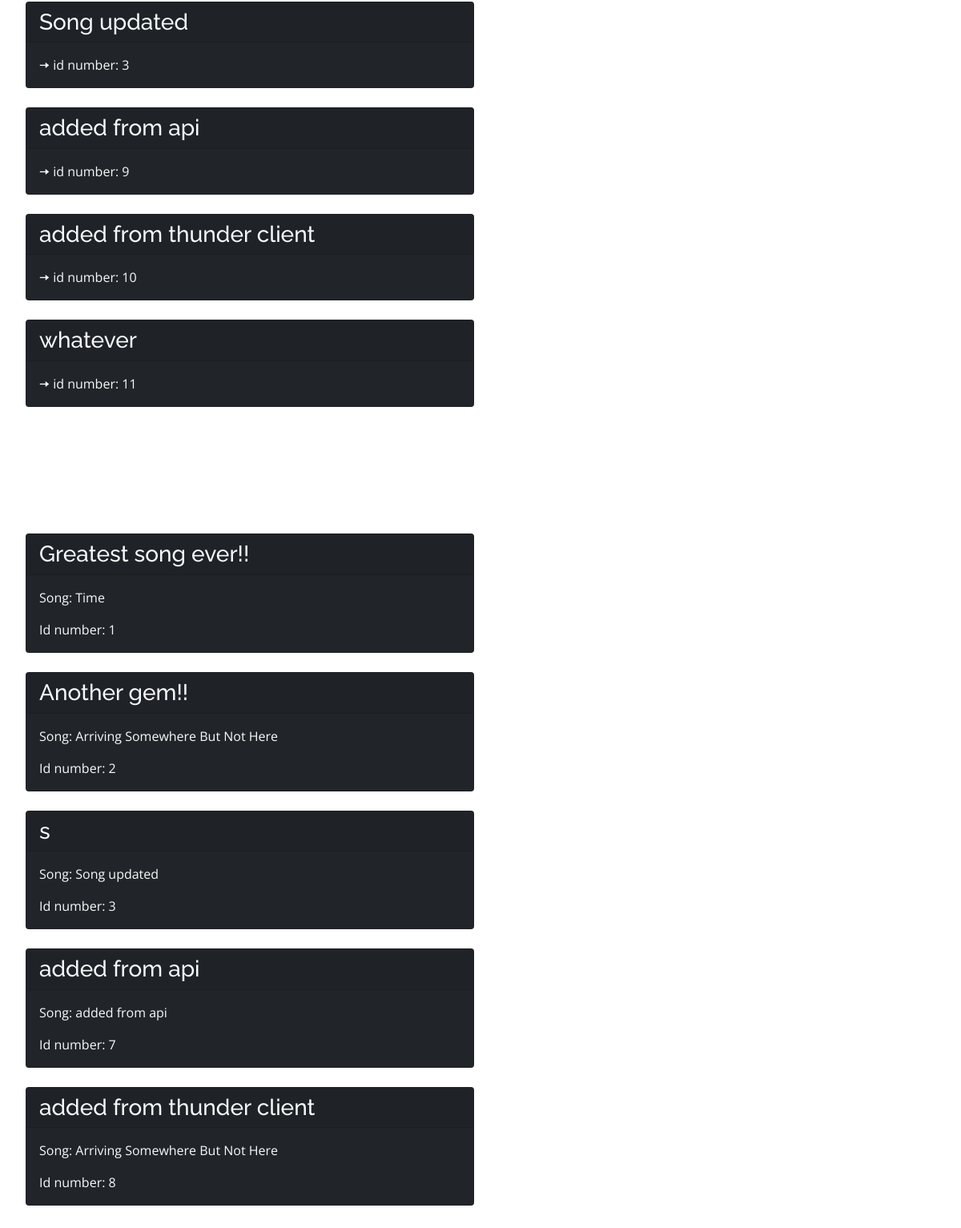
The page /fav-and-opinion (lower part) on the database as committed earlier.
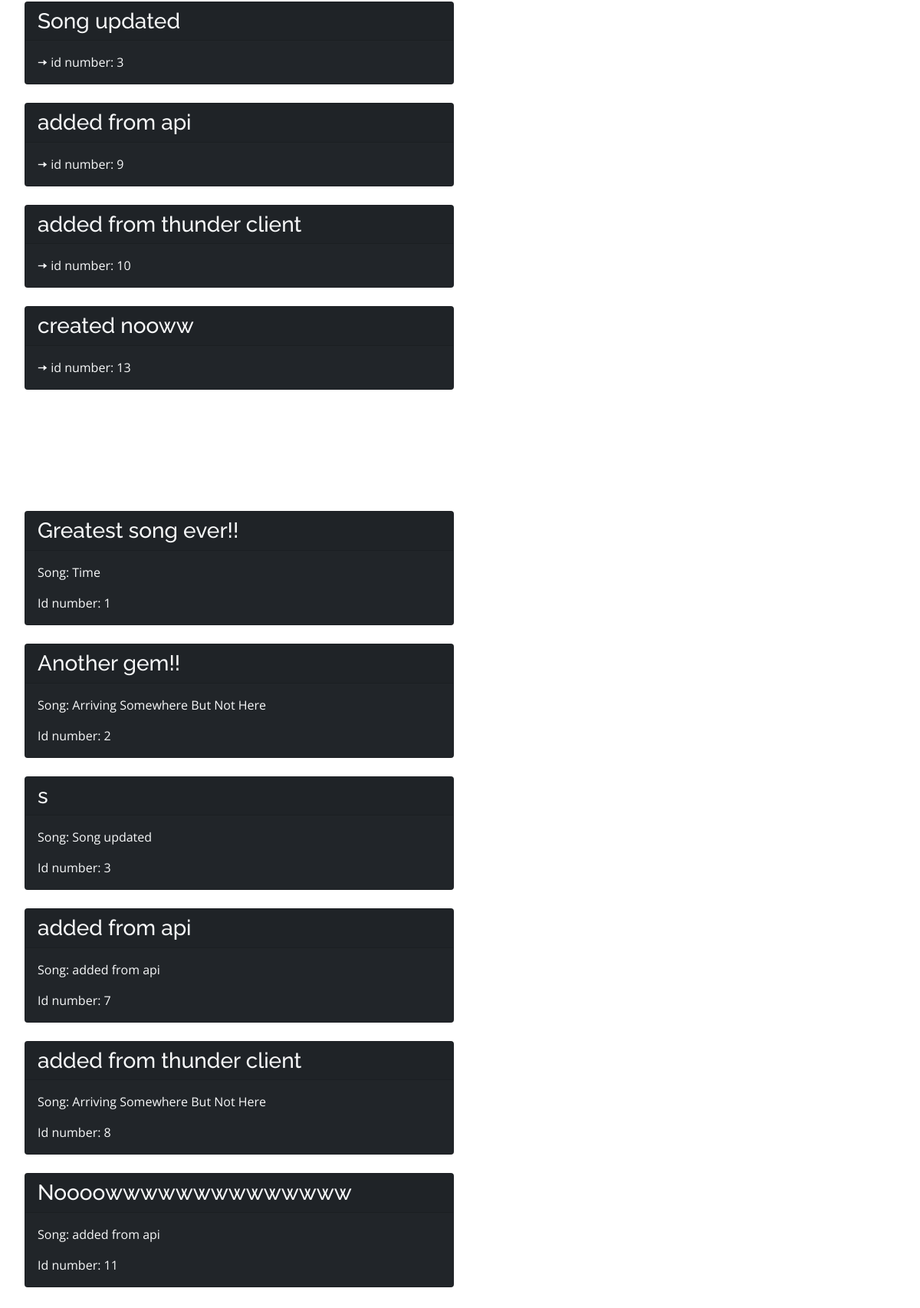
The same page on the database as committed later.
### favsongsapp/models.py (models this page shows, shortened)
class Fav(models.Model):
    song_title = models.CharField(max_length=100)
    artist = models.CharField(max_length=100)
    album = models.CharField(max_length=100)
    year_of_release = models.DateField()
    rating = models.IntegerField(blank=False, null=False)
    reviewer = models.ForeignKey(get_user_model(), on_delete=models.CASCADE, blank=False, null=False)
    def __str__(self):
        return self.song_title

class Opinion(models.Model):
    song = models.ForeignKey(Fav, on_delete=models.SET_DEFAULT, default=1, blank=False, null=False)
    opinion = models.TextField(max_length=500, blank=False, null=False)
    reviewer = models.ForeignKey(get_user_model(), on_delete=models.CASCADE, blank=False, null=False)

### favsongsapp/views.py (the view)
# urls.py: path("fav-and-opinion", fav_and_opinion_view, name="fav_and_opinion"),
def fav_and_opinion_view(request):
    fav_list = Fav.objects.all()
    opinion_list = Opinion.objects.all()
    context = {}
    context['favorite_list'] = fav_list
    context['opinion_list'] = opinion_list
    return render(request, 'rendering.html', context)

### templates/rendering.html (shortened to what this page needs)
{% extends '_base.html' %}
{% block main %}
<br>
<br>
<ul>
    {% for fav in favorite_list %}
    <div class="card text-light bg-dark" style="width: 35rem;">
        <h3 class="card-header">{{fav.song_title}}</h3>
        <div class="card-body">
          <p class="card-text">🠆 id number: {{fav.id}} </p>
        </div>
      </div>
      <br>
    {% endfor %}
</ul>
<br>
<br>
<br>
<h2> Favorite Opinions  </h2>
<ul>
    {% for opinion in opinion_list %}
    <div class="card text-light bg-dark" style="width: 35rem;">
        <h3 class="card-header">{{opinion.opinion}}  </h3>
        <div class="card-body">
          <p class="card-text">Song: {{opinion.song}} </p>
          <p class="card-text">Id number: {{opinion.id}} </p>
        </div>
      </div>
      <br>
    {% endfor %}
</ul>
{% endblock%}

Rows that differ between the two databases and show on the page:
removed Fav: song_title "whatever", id "11"
added Fav: song_title "created nooww", id "13"
added Opinion: opinion "Noooowwwwwwwwwwwwww", song "added from api", id "11"
